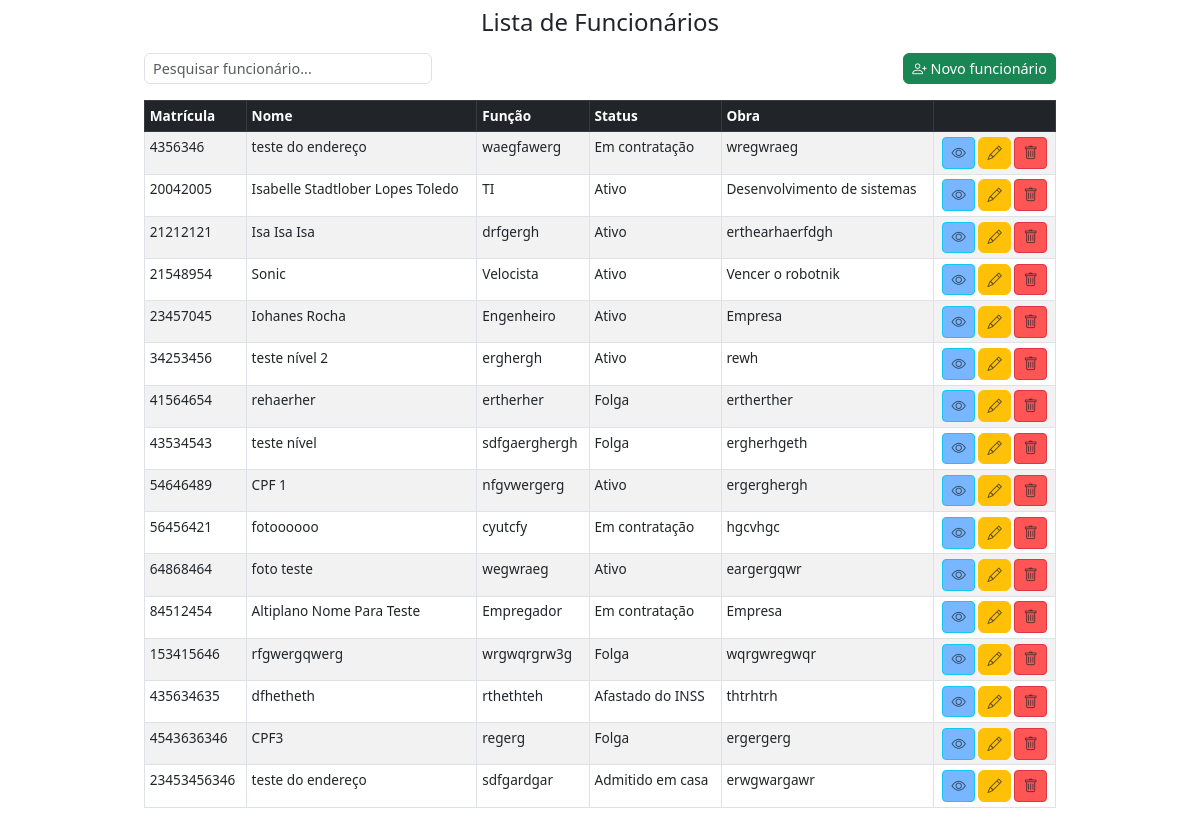
Page /listar/ on the earlier database version.
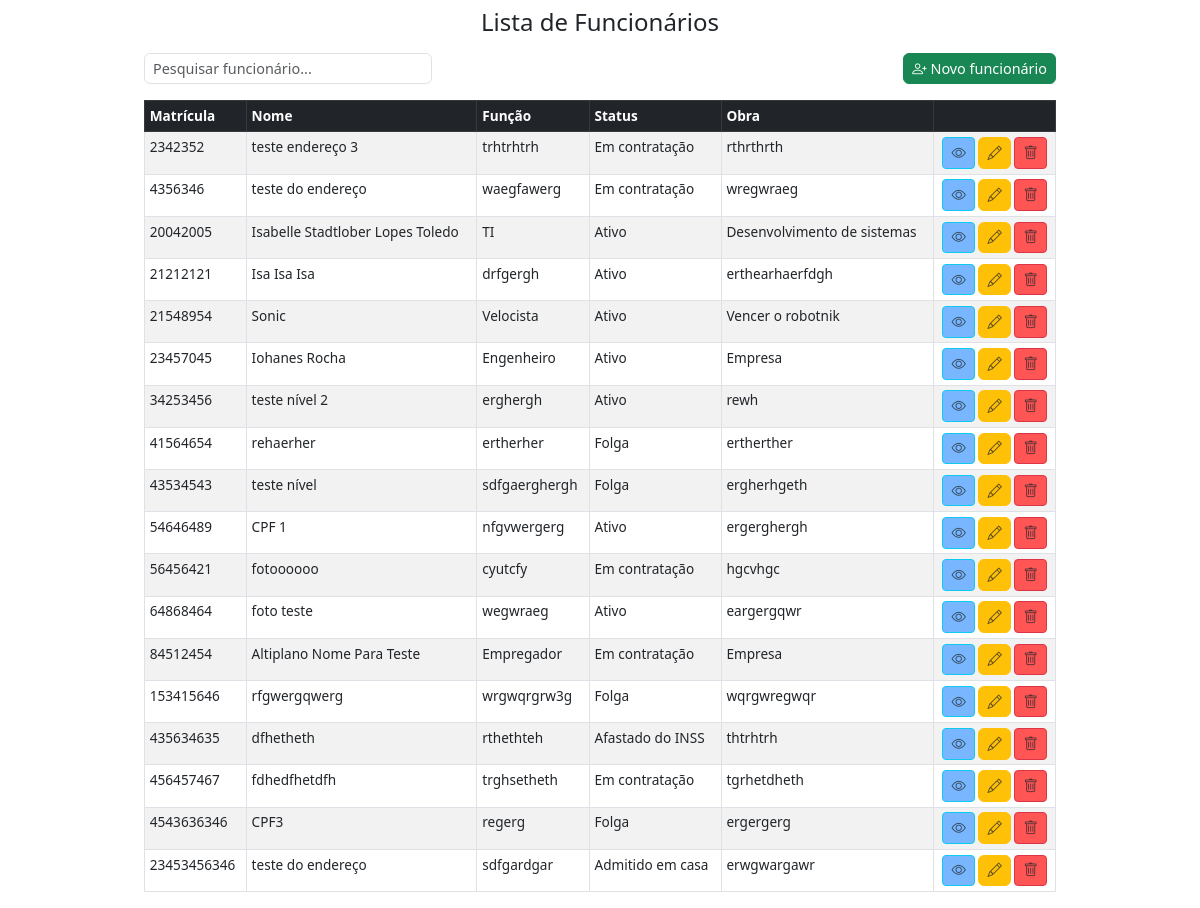
Same page on the later database version.
### core/models.py (models this page shows, shortened)
class Funcionario(models.Model):
    matricula = models.IntegerField(primary_key=True)
    nome = models.CharField(max_length=100, default='')
    funcao = models.CharField( max_length=100, verbose_name="Função", default='')
    nivel_funcao = models.IntegerField(choices=NIVEL_FUNCAO_CHOICES, default=1)
    status = models.CharField(max_length=2, choices=STATUS_CHOICES, default='A')
    obra = models.CharField(max_length=150, default='')
    foto = models.ImageField(upload_to='fotos_funcionarios/', blank=True, null=True)
    cpf = models.CharField(max_length=14, blank=True, null=True)
    data_admissao = models.DateField(null=True, blank=True)
    cep = models.CharField(max_length=9, blank=True, null=True)
    logradouro = models.CharField(max_length=255, blank=True, null=True)
    bairro = models.CharField(max_length=100, blank=True, null=True)
    cidade = models.CharField(max_length=100, blank=True, null=True)
    uf = models.CharField(max_length=2, blank=True, null=True)

### core/views.py (the view)
class ListFuncionario(ListView):
    template_name = 'index.html'
    model = Funcionario
    context_object_name = 'funcionarios'
    def get_context_data(self, **kwargs):
        context = super().get_context_data(**kwargs)
        if 'form' not in context:
            context['form'] = FuncionarioForm()
        return context

### core/forms.py (shortened to what this page needs)
class FuncionarioForm(forms.ModelForm):
    class Meta:
        model = Funcionario
        fields = '__all__'
        widgets = {
            'foto': forms.FileInput(),
            'nivel_funcao': forms.Select(),
            'cep': forms.TextInput(attrs={'id': 'id_cep'}),
            'logradouro': forms.TextInput(attrs={'id': 'id_logradouro'}),
            'bairro': forms.TextInput(attrs={'id': 'id_bairro'}),
            'cidade': forms.TextInput(attrs={'id': 'id_cidade'}),
            'uf': forms.TextInput(attrs={'id': 'id_uf'}),
        }
    def __init__(self, *args, **kwargs):
        super().__init__(*args, **kwargs)
        for field_name, field in self.fields.items():
            css_class = 'form-control'
            if self.errors.get(field_name):
                css_class += ' is-invalid'
            field.widget.attrs.update({'class': css_class})

### core/templates/index.html (shortened to what this page needs)
{% extends 'base.html' %}
{% block content %}
{% load static %}
<div class="container mt-3">
    <div class="container mt-3">
        <div class="row mb-3 align-items-center">
            <div class="col-md-4">
                <input id="searchInput" type="search" class="form-control" placeholder="Pesquisar funcionário...">
            </div>
            <div class="col-md-8 text-end">
                <button class="btn btn-success" data-bs-toggle="modal" data-bs-target="#funcionarioModal"
                    onclick="setCreateMode()">
                    <i class="bi bi-person-plus"></i> Novo funcionário
                </button>
            </div>
        </div>
        <table class="table table-bordered table-striped">
            <thead class="table-dark">
                <tr>
                    <th scope="col">Matrícula</th>
                    <th scope="col">Nome</th>
                    <th scope="col">Função</th>
                    <th scope="col">Status</th>
                    <th scope="col">Obra</th>
                    <th></th>
                </tr>
            </thead>
            <tbody>
                {% for funcionario in funcionarios %}
                <tr>
                    <td>{{ funcionario.matricula }}</td>
                    <td>{{ funcionario.nome }}</td>
                    <td>{{ funcionario.funcao }}</td>
                    <td>{{ funcionario.get_status_display }}</td>
                    <td>{{ funcionario.obra }}</td>
                    <td class="text-center">
                        <button type="button" class="btn btn-sm btn-info text-white" style="background-color: #78b7ff;"
                            data-bs-toggle="modal" data-bs-target="#viewModal{{ funcionario.matricula }}">
                            <i class="bi bi-eye text-muted"></i>
                        </button>
                        <button class="btn btn-warning text-white" data-bs-toggle="modal"
                            data-bs-target="#funcionarioModal" data-matricula="{{ funcionario.matricula }}"
                            data-nome="{{ funcionario.nome }}" data-funcao="{{ funcionario.funcao }}"
                            data-nivel_funcao="{{ funcionario.nivel_funcao }}" data-status="{{ funcionario.status }}"
                            data-obra="{{ funcionario.obra }}" data-cpf="{{ funcionario.cpf }}"
                            data-data_admissao="{{ funcionario.data_admissao|date:'Y-m-d' }}"
                            data-cep="{{ funcionario.cep }}" data-logradouro="{{ funcionario.logradouro }}"
                            data-bairro="{{ funcionario.bairro }}" data-cidade="{{ funcionario.cidade }}"
                            data-uf="{{ funcionario.uf }}" onclick="handleEditClick(this)">
                            <i class="bi bi-pencil text-muted"></i>
                        </button>
                        <button type="button" class="btn btn-sm btn-danger text-white"
                            style="background-color: #ff5555;" data-bs-toggle="modal"
                            data-bs-target="#deleteModal{{ funcionario.matricula }}">
                            <i class="bi bi-trash text-muted"></i>
                        </button>
                    </td>
                </tr>
                {% empty %}
                <tr>
                    <td colspan="5" class="text-center">Nenhum funcionário cadastrado.</td>
                </tr>
                {% endfor %}
            </tbody>
        </table>
    </div>
        {% endblock %}

Differences in the rows shown:
added Funcionario: matricula "2342352", nome "teste endereço 3", funcao "trhtrhtrh", status "Em contratação", obra "rthrthrth"
added Funcionario: matricula "456457467", nome "fdhedfhetdfh", funcao "trghsetheth", status "Em contratação", obra "tgrhetdheth"
